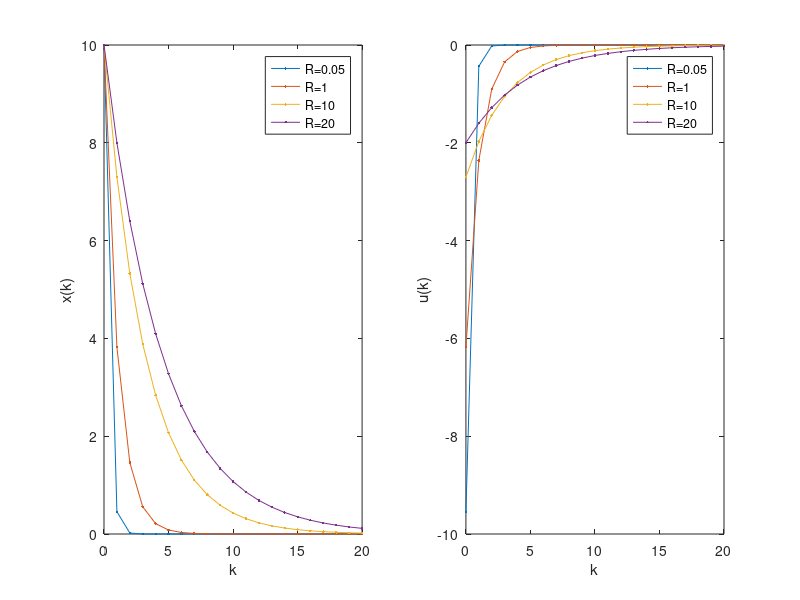
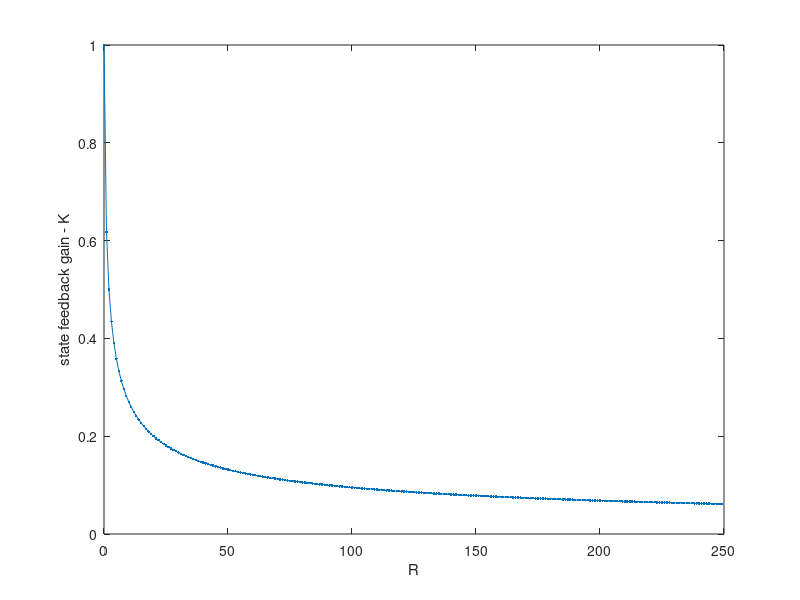

Source code (MATLAB) for these figures, in order:
% First Example of LQR

clear all
close all
clc

%% Dynamical system

% x(k+1) =  A*x(k) + B*u(k)
%   y(k) =  C*x(k)

A=1;
B=1;
C=1;
D=0;
Ts =1  ; %Sampling time

sys =ss(A,B,C,D,Ts);

%% LQR design

% Control Law: u(k) = -K*x(k)
% Weighting matrices:
% Q = 1, R 

Q =1;

%Different R gains
R_vector = [0.05 1  10   20 ]

%Computing the state-feedback gains
nGains =length(R_vector);
K_vector =zeros(nGains,1);
lab ={};
for j=1:nGains
    K_vector (j) = dlqr(A,B,Q,R_vector(j));
    lab{j}=sprintf('R=%g',R_vector(j));
end    

%% Plotting 

figure;
x0 =10; %initial condition
Tfinal =20;
for j=1:nGains
    %close loop system: 
    %            x(k+1) = (A-BK)x(k) 
    %              y(k) =  C*x(k)
    K = K_vector(j);
    sys_cl = ss(A-B*K,0,C,D,Ts);
    [y,t,x]=initial(sys_cl,x0,Tfinal);
    u = -K*x;
    subplot(1,2,1); hold on
    plot(t,x,'.-');
    xlabel('k');ylabel('x(k)');box on
    subplot(1,2,2); hold on
    plot(t,u,'.-');
    xlabel('k');ylabel('u(k)');box on
end
subplot(1,2,1);
legend(lab)
subplot(1,2,2);
legend(lab)

%% 

R_vector2=[0.001:1:250];
%R_vector2=[0.001:10:1000];
nGains2 = length(R_vector2);
K_vector2 = zeros(nGains2,1);
for j=1:nGains2
    K_vector2 (j) = dlqr(A,B,Q,R_vector2(j));
end    

figure;
plot(R_vector2,K_vector2,'.-')
ylabel('state feedback gain - K')
xlabel('R')



